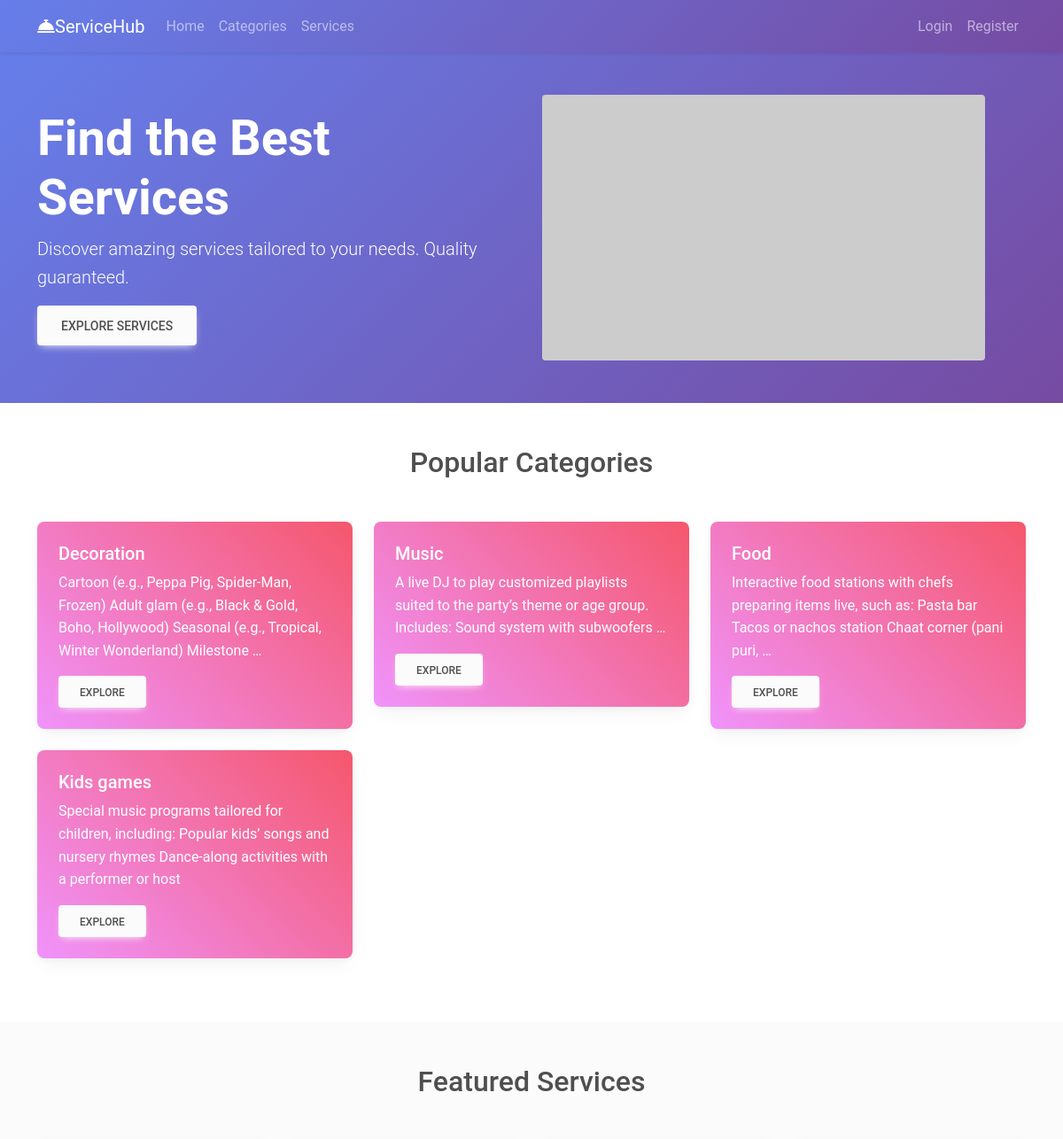
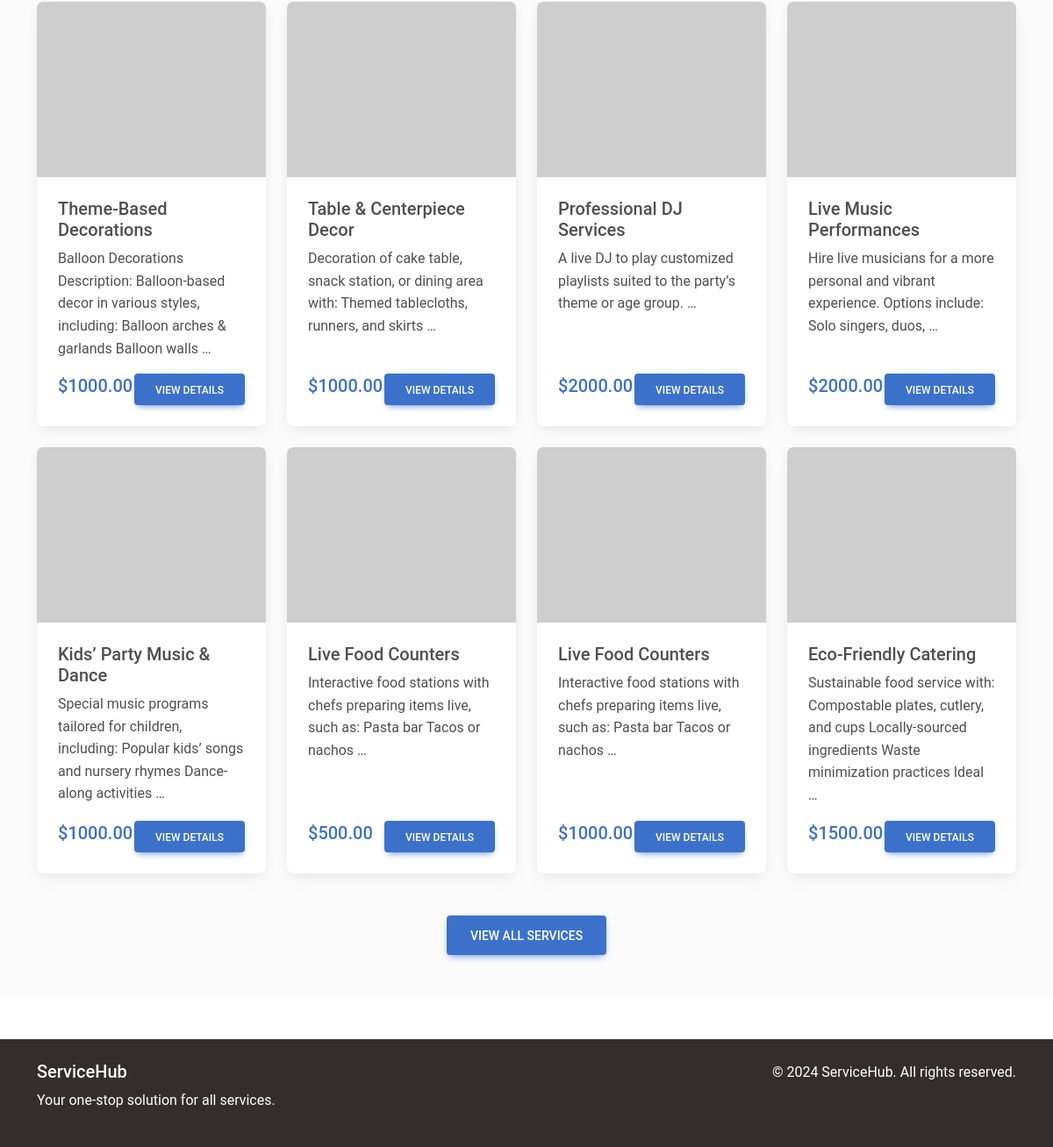
The page / on the database its author committed (2 pictures, top to bottom).
### service_app/models.py (models this page shows, shortened)
class Category(models.Model):
    title = models.CharField(max_length=200)
    slug = models.SlugField(unique=True, max_length=200)
    description = models.TextField()
    created_at = models.DateTimeField(auto_now_add=True)
    image = models.ImageField(upload_to='categories/', blank=True, null=True)
    class Meta:
        verbose_name_plural = "Categories"

class Service(models.Model):
    STATUS_CHOICES = [
        ('active', 'Active'),
        ('inactive', 'Inactive'),
    ]
    category = models.ForeignKey(Category, on_delete=models.CASCADE, related_name='services')
    title = models.CharField(max_length=200)
    description = models.TextField()
    price = models.DecimalField(max_digits=10, decimal_places=2, validators=[MinValueValidator(0)])
    status = models.CharField(max_length=10, choices=STATUS_CHOICES, default='active')
    image = models.ImageField(upload_to='services/', blank=True, null=True)
    created_at = models.DateTimeField(auto_now_add=True)

### service_app/views.py (the view)
# urls.py: path('', views.home, name='home'),
def home(request):
    categories = Category.objects.all()[:6]
    services = Service.objects.filter(status='active')[:8]
    return render(request, 'home.html', {
        'categories': categories,
        'services': services
    })

### service_app/context_processors.py (called while the page is built)
def cart_count(request):
    if request.user.is_authenticated:
        cart_items_count = Cart.objects.filter(user=request.user).count()
    else:
        cart_items_count = 0
    return {'cart_items_count': cart_items_count}

### templates/home.html
{% extends 'base.html' %}
{% block content %}
<section class="gradient-custom text-white py-5 animate-fade-in">
    <div class="container">
        <div class="row align-items-center">
            <div class="col-lg-6">
                <h1 class="display-4 fw-bold">Find the Best Services</h1>
                <p class="lead">Discover amazing services tailored to your needs. Quality guaranteed.</p>
                <a href="{% url 'service_list' %}" class="btn btn-light btn-lg">Explore Services</a>
            </div>
            <div class="col-lg-6">
                <img src="https://via.placeholder.com/500x300" alt="Services" class="img-fluid rounded">
            </div>
        </div>
    </div>
</section>
<section class="py-5 animate-fade-in">
    <div class="container">
        <h2 class="text-center mb-5">Popular Categories</h2>
        <div class="row">
            {% for category in categories %}
            <div class="col-md-4 mb-4">
                <div class="card category-card text-white">
                    <div class="card-body">
                        <h5 class="card-title">{{ category.title }}</h5>
                        <p class="card-text">{{ category.description|truncatewords:20 }}</p>
                        {% if category.slug %}
                            <a href="{% url 'service_list_by_category' category.slug %}" class="btn btn-light">Explore</a>
                        {% else %}
                            <a href="{% url 'service_list' %}" class="btn btn-light">Explore Services</a>
                        {% endif %}
                    </div>
                </div>
            </div>
            {% empty %}
            <div class="col-12 text-center">
                <p>No categories available yet.</p>
            </div>
            {% endfor %}
        </div>
    </div>
</section>
<section class="py-5 bg-light animate-fade-in">
    <div class="container">
        <h2 class="text-center mb-5">Featured Services</h2>
        <div class="row">
            {% for service in services %}
            <div class="col-lg-3 col-md-6 mb-4">
                <div class="card service-card h-100">
                    {% if service.image %}
                    <img src="{{ service.image.url }}" class="card-img-top" alt="{{ service.title }}" style="height: 200px; object-fit: cover;">
                    {% else %}
                    <img src="https://via.placeholder.com/300x200" class="card-img-top" alt="{{ service.title }}" style="height: 200px; object-fit: cover;">
                    {% endif %}
                    <div class="card-body d-flex flex-column">
                        <h5 class="card-title">{{ service.title }}</h5>
                        <p class="card-text flex-grow-1">{{ service.description|truncatewords:15 }}</p>
                        <div class="d-flex justify-content-between align-items-center mt-auto">
                            <span class="h5 text-primary">${{ service.price }}</span>
                            <a href="{% url 'service_detail' service.id %}" class="btn btn-primary">View Details</a>
                        </div>
                    </div>
                </div>
            </div>
            {% empty %}
            <div class="col-12 text-center">
                <p>No services available yet.</p>
            </div>
            {% endfor %}
        </div>
        <div class="text-center mt-4">
            <a href="{% url 'service_list' %}" class="btn btn-primary btn-lg">View All Services</a>
        </div>
    </div>
</section>
{% endblock %}

### static/css/styles.css (style rules this page uses)
.animate-fade-in { animation: fade-in 420ms ease-out both; }
.service-card, .category-card, .card.shadow, .card.h-100 { transition: transform 220ms ease, box-shadow 220ms ease; }
.btn { transition: transform 120ms ease, box-shadow 120ms ease; }
.card-img-top { filter: saturate(1.05) contrast(1.02); }

### templates/base.html (style rules this page uses)
.gradient-custom { background: linear-gradient(135deg, #667eea 0%, #764ba2 100%); }
.service-card { transition: transform 0.3s ease; }
.category-card { background: linear-gradient(45deg, #f093fb 0%, #f5576c 100%); color: white; }

### rows shown on the page
Category: title "Decoration", description "Cartoon (e.g., Peppa Pig, Spider-Man, Frozen) Adult glam (e.g., Black & Gold, Boho, Hollywood) Seasonal (e.g., Tropical, Winter Wonderland) Milestone …", slug "EXPLORE"
Category: title "Music", description "A live DJ to play customized playlists suited to the party’s theme or age group. Includes: Sound system with subwoofers …", slug "EXPLORE"
Category: title "Food", description "Interactive food stations with chefs preparing items live, such as: Pasta bar Tacos or nachos station Chaat corner (pani puri, …", slug "EXPLORE"
Category: title "Kids games", description "Special music programs tailored for children, including: Popular kids’ songs and nursery rhymes Dance-along activities with a performer or host", slug "EXPLORE"
Service: title "Theme-Based Decorations", description "Balloon Decorations Description: Balloon-based decor in various styles, including: Balloon arches & garlands Balloon walls …", price "1000.00"
Service: title "Table & Centerpiece Decor", description "Decoration of cake table, snack station, or dining area with: Themed tablecloths, runners, and skirts …", price "1000.00"
Service: title "Professional DJ Services", description "A live DJ to play customized playlists suited to the party’s theme or age group. …", price "2000.00"
Service: title "Live Music Performances", description "Hire live musicians for a more personal and vibrant experience. Options include: Solo singers, duos, …", price "2000.00"
Service: title "Kids’ Party Music & Dance", description "Special music programs tailored for children, including: Popular kids’ songs and nursery rhymes Dance-along activities …", price "1000.00"
Service: title "Live Food Counters", description "Interactive food stations with chefs preparing items live, such as: Pasta bar Tacos or nachos …", price "500.00"
Service: title "Live Food Counters", description "Interactive food stations with chefs preparing items live, such as: Pasta bar Tacos or nachos …", price "1000.00"
Service: title "Eco-Friendly Catering", description "Sustainable food service with: Compostable plates, cutlery, and cups Locally-sourced ingredients Waste minimization practices Ideal …", price "1500.00"
